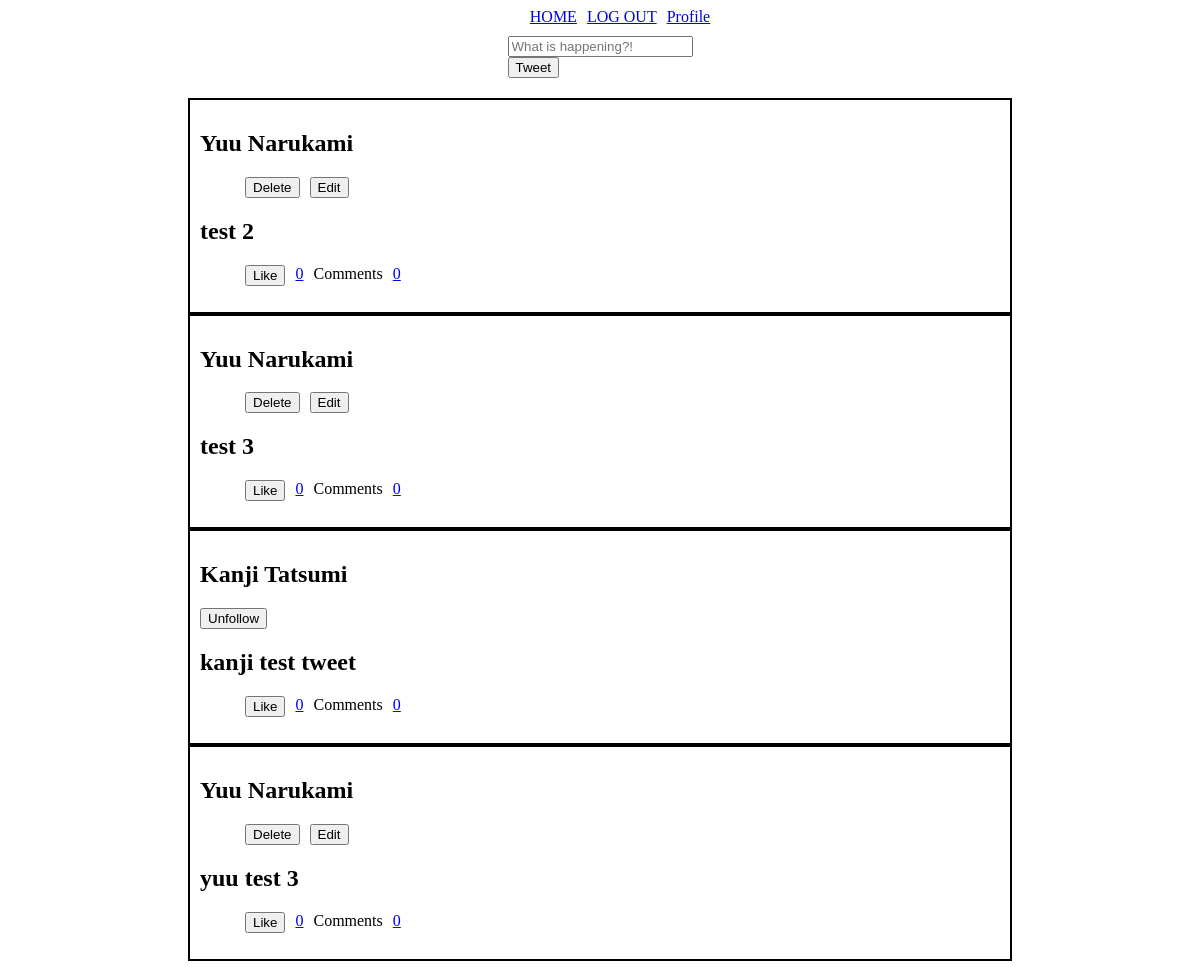
Page /home (signed in) on the earlier database version.
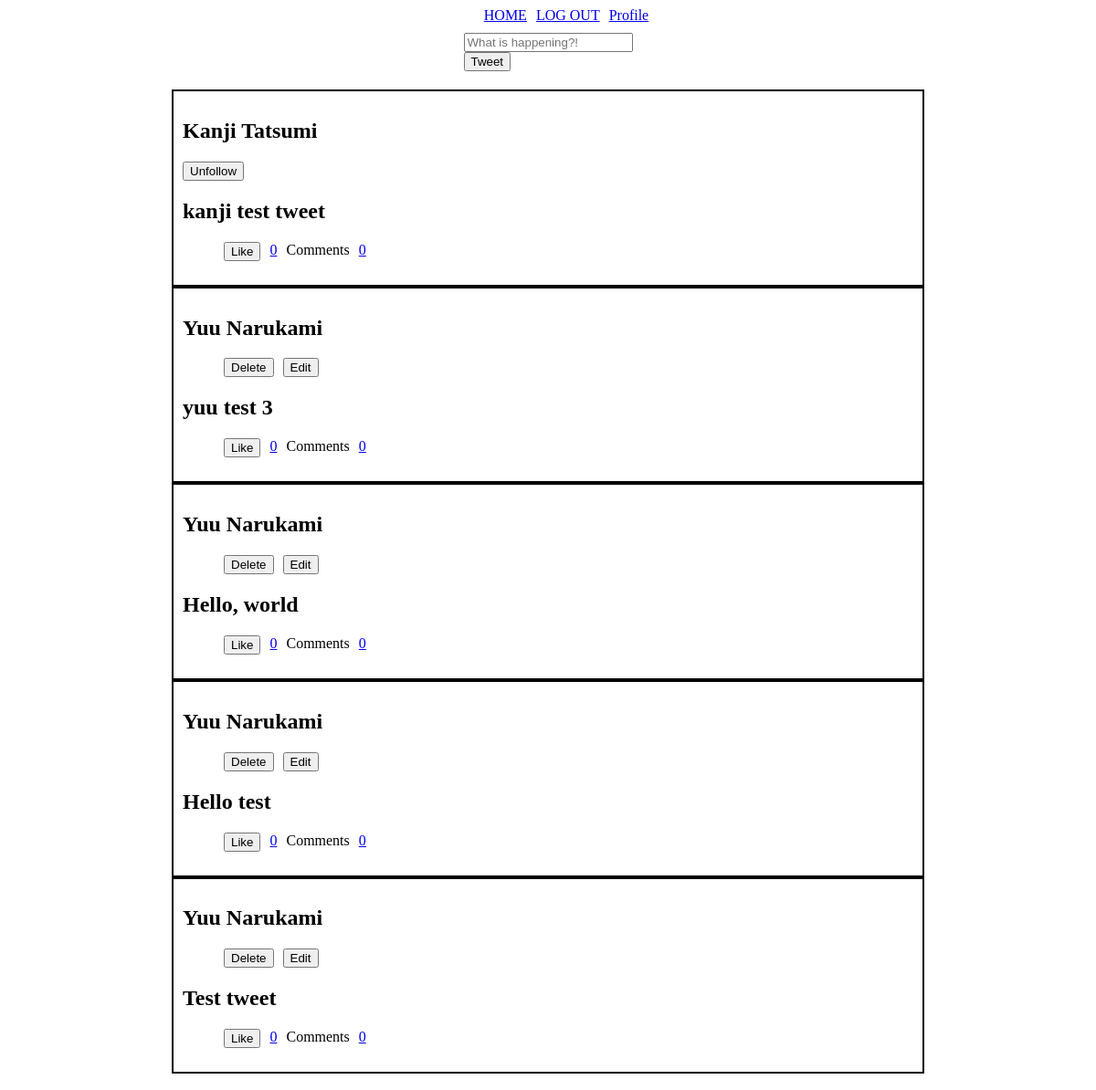
Same page on the later database version.
### users/models.py (models this page shows, shortened)
class User(AbstractUser):
    joined_date = models.DateField(auto_now_add=True, null=True)
    bio = models.TextField(max_length=500, blank=True)
    location = models.CharField(max_length=30, blank=True)
    birth_date = models.DateField(null=True, blank=True)

### tweets/models.py (models this page shows)
class Tweet(models.Model):
    user = models.ForeignKey(User, on_delete=models.CASCADE)
    tweet = models.TextField(max_length=1000)
    tweet_created = models.DateTimeField(auto_now_add=True, null=True)
    type = models.CharField(max_length=10, default='tweet')

### users/views.py (the view, shortened to what this page needs)
# urls.py: 2. Add a URL to urlpatterns:  path('', views.home, name='home')
@login_required(login_url="login")
def home(request):
    following = Follow.objects.filter(user_id=request.user.id)
    following_ids = [follow.followed_user_id for follow in following]
    following_tweets = Tweet.objects.filter(user_id__in=following_ids)
    my_tweets = Tweet.objects.filter(user_id=request.user.id)
    users = User.objects.filter(id__in=following_ids)
    liked_tweet_ids = Like.objects.filter(user_id=request.user.id).values_list('tweet_id', flat=True)
    all_tweets = (following_tweets | my_tweets).order_by('tweet_created')
    comment_counter = {}
    tweet_likes = {}
    for tweet in all_tweets:
        tweet_likes[tweet.id] = Like.objects.filter(tweet_id=tweet.id).count()
        comment_counter[tweet.id] = Comment.objects.filter(tweet_id=tweet.id).count()
    context = {
        'tweets': all_tweets,
        'tweet_likes': tweet_likes,
        'comment_counter': comment_counter,
        'users': users,
        'following_ids': following_ids,
        'liked_tweet_ids': liked_tweet_ids,
    }
    return render(request, 'home.html', context=context)

### users/templatetags/custom_filters.py (called while the page is built)
@register.filter
def get_item(dictionary, key):
    return dictionary.get(key)

### users/templates/home.html (shortened to what this page needs)
{% extends "master.html" %}
{% load custom_filters %}
{% block content %}
    <ul class="nav-bar-ul">
        <li class="nav-bar"><a href="/home">HOME</a></li>
        {% if user.is_authenticated %}
            <li class="nav-bar"><a href="/user_logout">LOG OUT</a></li>
        {% else %}
            <li class="nav-bar"><a href="/register">REGISTER</a></li>
            <li><a href="/login">LOG IN</a></li>
        {% endif %}
        <li class="nav-bar"><a href="/{{ user.username }}">Profile</a></li>
    </ul>
    <div>
        <form method="POST">
            <input type="text" id="tweet" name="tweet" placeholder="What is happening?!" required><br>
            <input type="submit" id="submit-button" value="Tweet">
        </form>
    </div>
    {% if tweets %}
        <div>
            {% for tweet in tweets %}
                <div class="tweet-container">
                    {% if tweet.user_id == user.id %}
                        <h2>{{ user.first_name }} {{ user.last_name }}</h2>
                        <ul class="option-ul">
                            <li class="option">
                                <form method="POST" onsubmit="return confirm('Are you sure you want to delete this tweet?');">
                                    <input type="submit" id="delete-button" value="Delete">
                                </form>
                            </li>
                            <li class="option">
                                <form method="POST">
                                    <input type="submit" id="edit-button" value="Edit">
                                </form>
                            </li>
                        </ul>
                    {% else %}
                        {% for user in users %}
                            {% if tweet.user_id == user.id %}
                                <h2>{{ user.first_name }} {{ user.last_name }}</h2>
                                {% if user.id in following_ids %}
                                    <form method="POST">
                                        <input type="submit" id="unfollow-button" value="Unfollow">
                                    </form>
                                {% endif %}
                            {% endif %}
                        {% endfor %}
                    {% endif %}
                    <h2>{{ tweet.tweet }}</h2>
                    <ul class="option-ul">
                        {% if tweet.id not in liked_tweet_ids %}
                            <li class="option">
                                <form method="POST">
                                    <input type="submit" id="like-button" value="Like">
                                </form>
                            </li>
                        {% endif %}
                        <li class="option"><a href="/{{ tweet.id }}/likes">{{ tweet_likes|get_item:tweet.id }}</a></li>
                        <li class="option">Comments</li>
                        <li class="option"><a href="/{{ tweet.id }}/comments">{{ comment_counter|get_item:tweet.id}}</a></li>
                    </ul>
                </div>
            {% endfor %}
        </div>
    {% endif%}
{% endblock %}

### users/templates/master.html (shortened to what this page needs)
<!DOCTYPE html>
<html>
    <head>
    </head>
    <body>
        {% block content %}
        {% endblock %}
    </body>
</html>

### users/templates/home.html (style rules this page uses)
ul { display: flex; list-style-type: none; text-align: center; width: fit-content; }
li { float: left; }
div { margin: auto; width: fit-content; padding: 10px; }
.tweet-container { border: 2px solid black; width: 800px; }
.nav-bar-ul { margin: auto; }
.nav-bar { margin-inline: 5px; }
.option-ul { margin-right: auto; }
.option { margin-inline: 5px; }

Differences in the rows shown:
removed Tweet: {{ user.first_name }} "Yuu", {{ user.last_name }} "Narukami", tweet "test 2", id "0"
removed Tweet: {{ user.first_name }} "Yuu", {{ user.last_name }} "Narukami", tweet "test 3", id "0"
added Tweet: {{ user.first_name }} "Yuu", {{ user.last_name }} "Narukami", tweet "Hello, world", id "0"
added Tweet: {{ user.first_name }} "Yuu", {{ user.last_name }} "Narukami", tweet "Hello test", id "0"
added Tweet: {{ user.first_name }} "Yuu", {{ user.last_name }} "Narukami", tweet "Test tweet", id "0"
